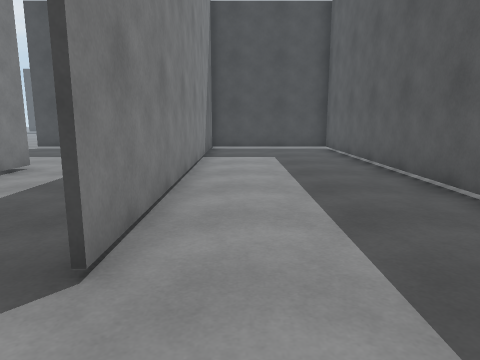
view 1 (above)

24 first-person views from a walk through a scene from a Unity 3-D project. The camera is 1.3 m above the floor, tilts 10° down and sees 70° across. The floor is counted in squares, 1 m on a side. Each view is taken from the middle of a square. On the plan, view 1 faces up. The plan holds only what a view shows up to about 15 squares ahead; the rest is blank. The place goes on beyond the plan. The player character is not drawn. Some surface patterns are stand-ins.

view 2
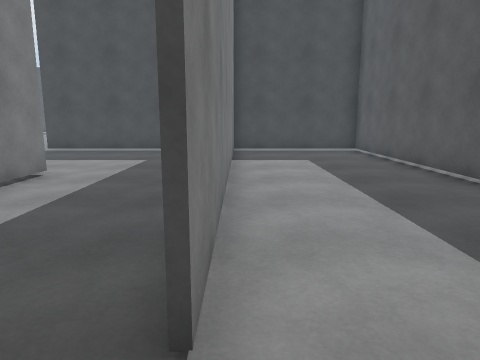

view 3
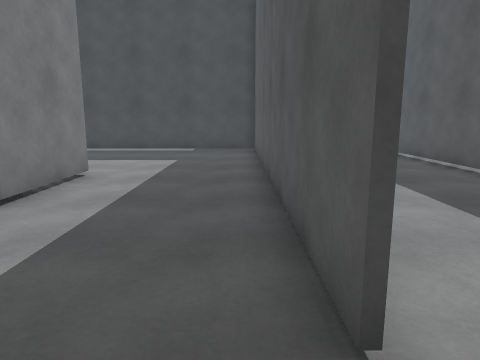

view 4
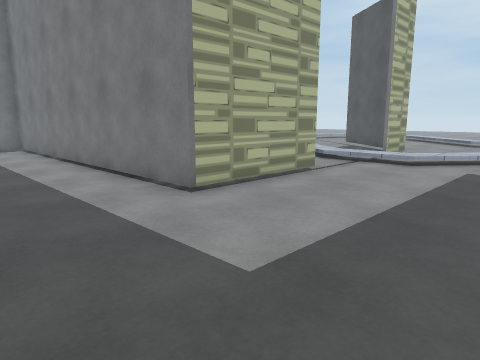

view 5
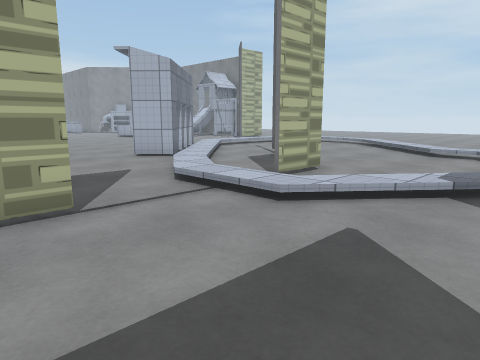

view 6
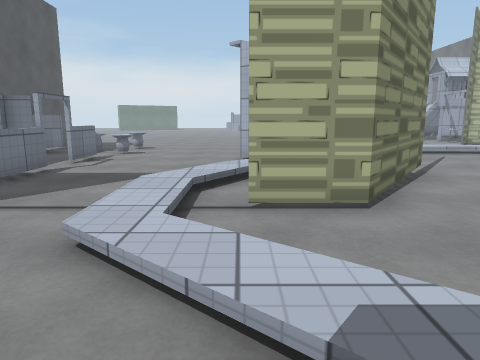

view 7
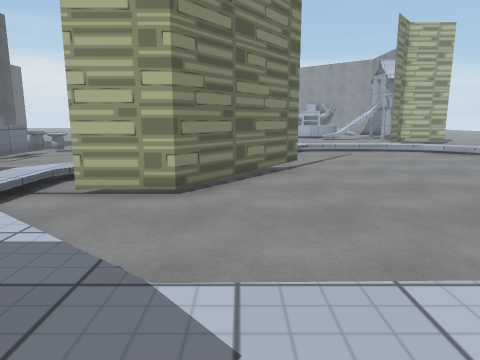

view 8
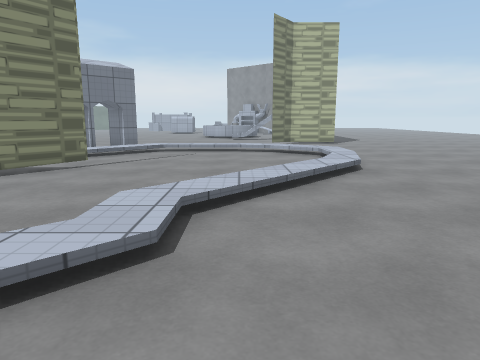

view 9
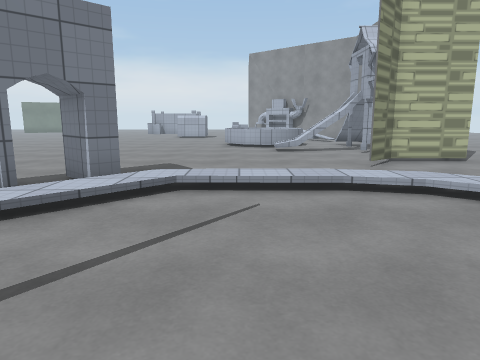

view 10
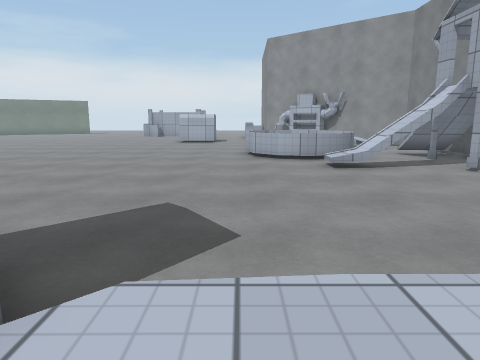

view 11
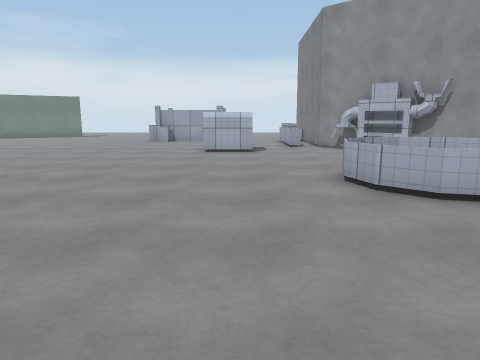

view 12
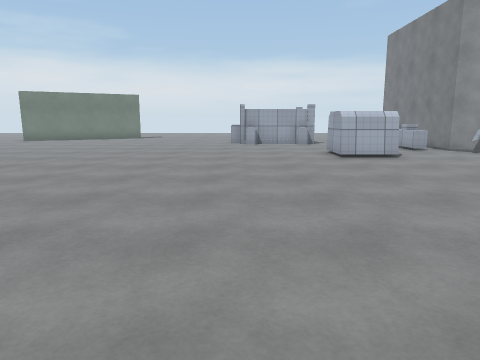

view 13
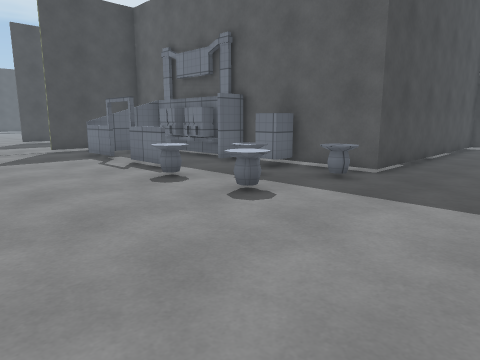

view 14
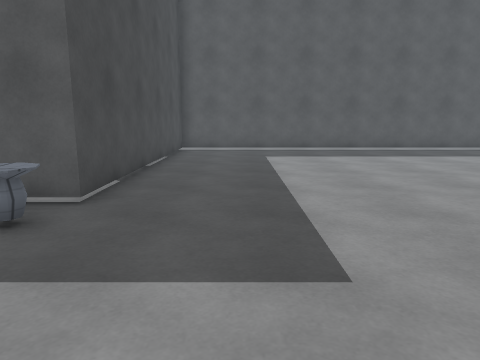

view 15
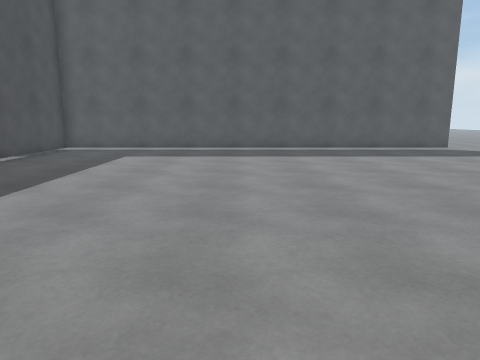

view 16
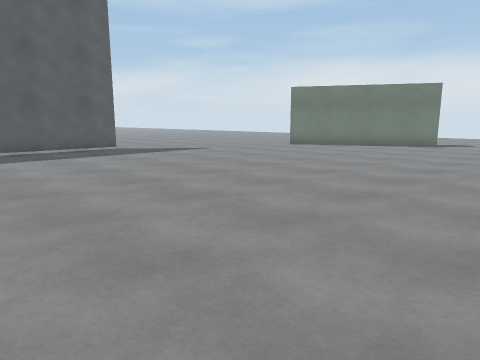

view 17
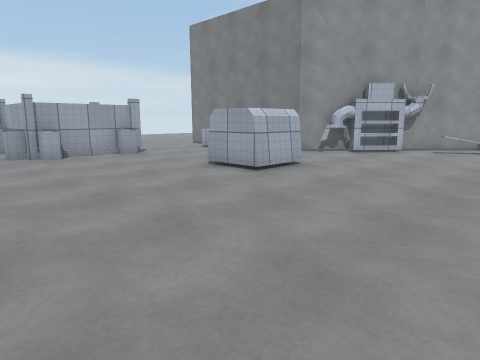

view 18
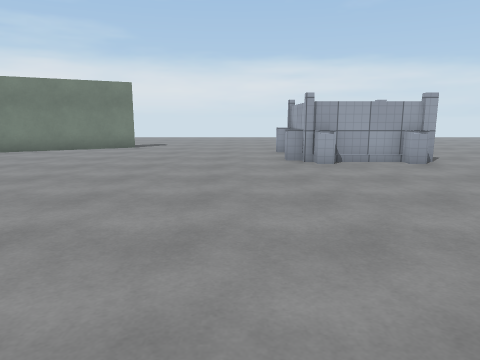

view 19
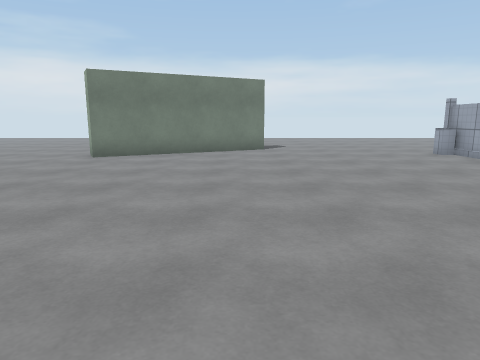

view 20
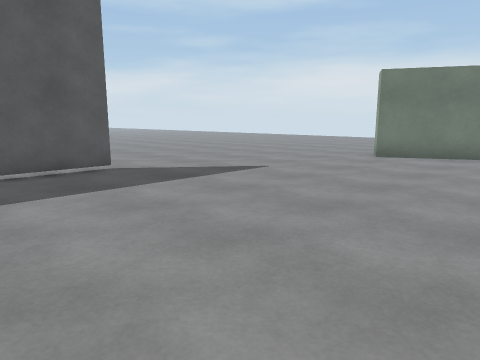

view 21
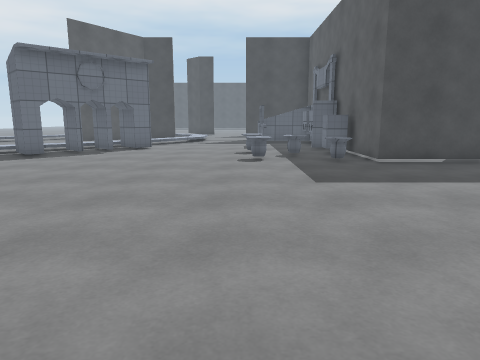

view 22
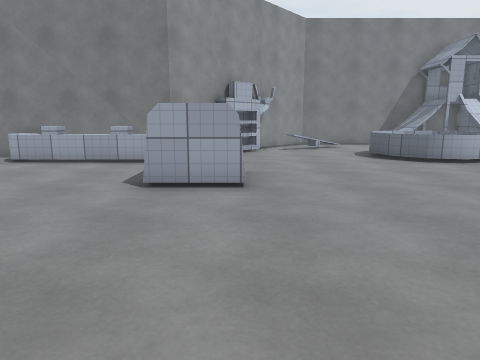

view 23
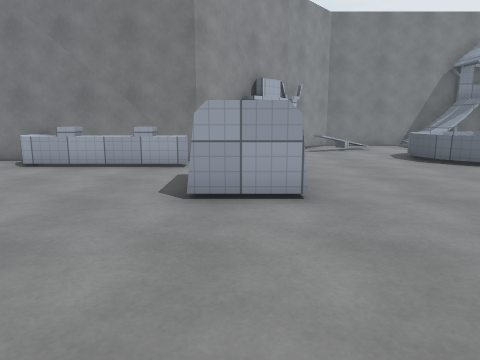

view 24
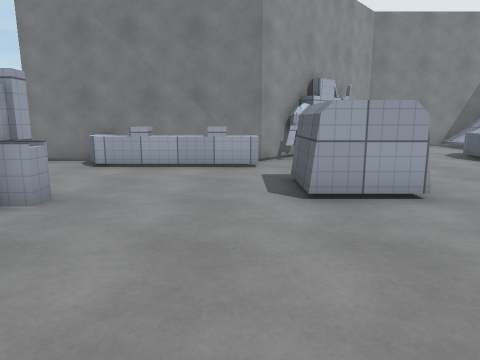

### Floor plan
Key: @ floor where view 1 was taken; # wall or solid block; x gap in a wall; . main floor; : floor 0.25 m higher than the main floor; / step, stairs or slope; = window, fence, low wall or low ledge; ^ raised ledge; S shelf; O other object.
Columns run from 27 left of view 1 to 6 right of it. Each row starts with its distance up from view 1.
 16                   ##############
 15     .     .       ........#....#
 14          /// .  ..........#....#
 13   ..../  ////.............#....#
 12  ....//.....//............#....#
 11  ..../.......//...........#....#
 10 ..../:........//..........#....#
  9 .../O/.....##x//..####....#....#
  8 ...O/.....##..//.....#....#....#
  7 ..O/.....##..//...####....#....#
  6 .//......#../O/...=.##....#....#
  5 .:.......#./O/....x.##....#....
  4 ./......../:/.......##....#....
  3 ./......./:/#.....=.##....#....
  2 .:/...../:/##.....x.##.. .....
  1 ./OO////O/##.....OO.O#.. ..
  0  ..//////###.....OOOO#.    @
 -1 .........##.......OO.#.
 -2 .................OO.O###########
 -3 .##............................#
 -4 ##.............................#
 -5  #.............................#
 -6  #.............................#
 -7  #.............................#
 -8  ^##O..........................#
 -9 =#..==.........................#
-10  /.==:=........................#
-11 //.=  :=.......................#
-12 ...= :=........................#
-13 ....===........................#
-14  O.............................#
-15 #.O............................#.
-16 ##O............................#.
-17  #S............................#.
-18   #SS....OO....................#.
-19    #SS... O......................
-20     .#...OO.......................
-21     .#^=..........................
-22      #^...........................
-23      #^...........................
-24      #^...........................
-25      #^...#####...................
-26     .#....    #..................
-27     .#....    #............#....
-28       ...     #..........###....
-29       ..      .........##   ....

Positions as (right, up) in squares from view 1, and headings:
1: (0, 0), facing up
2: (-1, 1), facing up
3: (-2, 1), facing up
4: (-2, 14), facing down-left
5: (-8, 14), facing down-left
6: (-14, 14), facing down
7: (-17, 15), facing down
8: (-23, 15), facing down
9: (-21, 7), facing down
10: (-20, 2), facing down
11: (-18, -4), facing down
12: (-13, -6), facing down
13: (-14, -6), facing up-right
14: (-11, -5), facing right
15: (-11, -10), facing right
16: (-11, -12), facing down-right
17: (-10, -12), facing down-left
18: (-11, -14), facing down
19: (-5, -15), facing down
20: (-5, -15), facing down-right
21: (-10, -13), facing up
22: (-10, -18), facing left
23: (-11, -19), facing left
24: (-11, -21), facing left
